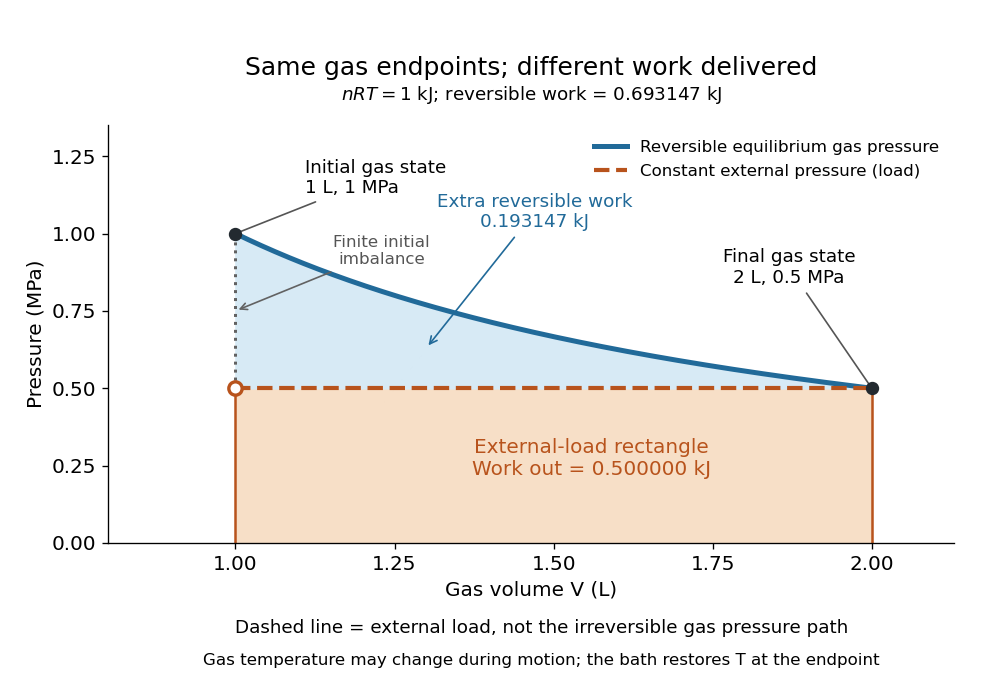

This chart was generated by the following Python code:
"""Compare a reversible gas path with a constant external-load work rectangle.

Tested with Python 3.14.4, NumPy 2.3.5, Matplotlib 3.10.7.
Writes an opaque white reversible-versus-constant-load-work.png to cwd.
The irreversible gas path and its time dependence are deliberately unspecified.
"""

from pathlib import Path

import matplotlib.pyplot as plt
import numpy as np


def main():
    volume = np.linspace(1.0, 2.0, 1001)  # L
    reversible_pressure = 1.0 / volume  # MPa
    external_pressure = np.full_like(volume, 0.5)  # MPa
    reversible_work = np.log(2.0)  # kJ
    load_work = 0.5 * (volume[-1] - volume[0])  # kJ
    extra_work = reversible_work - load_work
    assert abs(np.trapezoid(reversible_pressure - external_pressure, volume)
               - extra_work) < 1e-7
    assert load_work == 0.5 and extra_work > 0
    # Total entropy divided by nR: reservoir at T, ideal work store.
    assert np.isclose(np.log(2) - reversible_work, 0)
    assert np.isclose(np.log(2) - load_work, extra_work)
    plt.rcParams.update({"font.size": 12, "figure.facecolor": "white",
                         "axes.facecolor": "white", "savefig.facecolor": "white"})
    fig, ax = plt.subplots(figsize=(8.2, 5.8), dpi=120)
    fig.subplots_adjust(left=0.11, right=0.97, bottom=0.22, top=0.82)
    blue, orange = "#216a99", "#b8531c"
    ax.fill_between(volume, 0, external_pressure, color="#f7dfc7")
    ax.fill_between(volume, external_pressure, reversible_pressure, color="#d7eaf5")
    ax.plot(volume, reversible_pressure, color=blue, lw=3,
            label="Reversible equilibrium gas pressure")
    ax.plot(volume, external_pressure, color=orange, lw=2.5, ls="--",
            label="Constant external pressure (load)")
    ax.vlines([1, 2], 0, 0.5, color=orange, lw=1.5)
    ax.plot([1, 1], [0.5, 1], color="#626262", ls=":", lw=1.8)
    ax.plot([1, 2], [1, 0.5], "o", color="#232a30", ms=7, zorder=5)
    ax.plot(1, 0.5, "o", color=orange, mfc="white", ms=8, mew=2, zorder=6)
    ax.annotate("Initial gas state\n1 L, 1 MPa", (1, 1), xytext=(1.11, 1.13),
                fontsize=11, arrowprops={"arrowstyle": "-", "color": "#555555"})
    ax.annotate("Final gas state\n2 L, 0.5 MPa", (2, 0.5), xytext=(1.87, 0.84),
                ha="center", fontsize=11,
                arrowprops={"arrowstyle": "-", "color": "#555555"})
    ax.annotate("Finite initial\nimbalance", (1, 0.75), xytext=(1.23, 0.9),
                ha="center", fontsize=10, color="#555555",
                arrowprops={"arrowstyle": "->", "color": "#626262"})
    ax.text(1.56, 0.22, "External-load rectangle\nWork out = 0.500000 kJ",
            ha="center", fontsize=12, color=orange)
    ax.annotate("Extra reversible work\n0.193147 kJ", (1.3, 0.63),
                xytext=(1.47, 1.02), ha="center", fontsize=11, color=blue,
                arrowprops={"arrowstyle": "->", "color": blue})
    ax.set(xlim=(0.8, 2.13), ylim=(0, 1.35), xlabel="Gas volume V (L)",
           ylabel="Pressure (MPa)")
    ax.set_xticks([1, 1.25, 1.5, 1.75, 2])
    ax.set_yticks([0, 0.25, 0.5, 0.75, 1, 1.25])
    ax.spines[["top", "right"]].set_visible(False)
    ax.set_title("Same gas endpoints; different work delivered", fontsize=15, pad=30)
    ax.text(0.5, 1.06, r"$nRT=1$ kJ; reversible work = 0.693147 kJ",
            transform=ax.transAxes, ha="center", fontsize=11)
    ax.legend(loc="upper right", fontsize=10, frameon=False)
    fig.text(0.55, 0.09, "Dashed line = external load, not the irreversible gas pressure path",
             ha="center", fontsize=11)
    fig.text(0.55, 0.045, "Gas temperature may change during motion; the bath restores T at the endpoint",
             ha="center", fontsize=10)
    fig.savefig(Path(__file__).with_suffix(".png").name, transparent=False)
    plt.close(fig)
    print(f"Load work = {load_work:.9f} kJ; extra reversible work = {extra_work:.9f} kJ")
    print(f"Entropy production / (nR): reversible = 0; constant load = {extra_work:.9f}")


if __name__ == "__main__":
    main()
